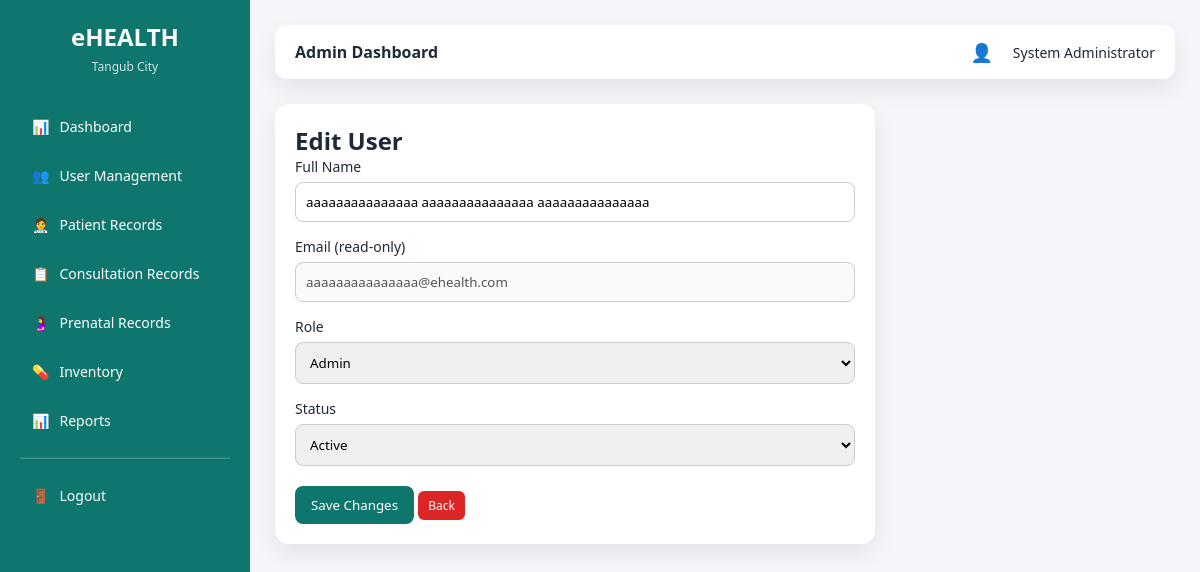
The app's page /admin/user_edit.php?id=21 (signed in) with its own data.
### tables this page shows
CREATE TABLE `users` (
  `user_id` int(11) NOT NULL,
  `full_name` varchar(100) NOT NULL,
  `email` varchar(100) NOT NULL,
  `password` varchar(255) NOT NULL,
  `role` enum('admin','staff','doctor','patient') NOT NULL,
  `status` enum('active','inactive') DEFAULT 'active',
  `created_at` timestamp NOT NULL DEFAULT current_timestamp()
);

### admin/user_edit.php (the view, shortened to what this page needs)
<?php
require_once "../config/database.php";
$id = (int)$_GET['id'];
$user = mysqli_fetch_assoc(mysqli_query($conn, "SELECT * FROM users WHERE user_id=$id"));
?>
<!DOCTYPE html>
<html>
<head>
<link rel="stylesheet" href="../assets/css/ui.css">
</head>
<body>
<div class="layout">
<?php require_once "../layouts/sidebar.php"; ?>
<main class="main">
<?php require_once "../layouts/topbar.php"; ?>
<div class="card" style="max-width:600px;">
<h2>Edit User</h2>
<form method="POST" action="user_update.php">
<div class="form-group">
    <label>Full Name</label>
    <input type="text" name="full_name" value="<?= htmlspecialchars($user['full_name']) ?>" required>
</div>
<div class="form-group">
    <label>Email (read-only)</label>
    <input type="email" value="<?= htmlspecialchars($user['email']) ?>" disabled>
</div>
<div class="form-group">
    <label>Role</label>
    <select name="role">
        <option value="admin" <?= $user['role']=='admin'?'selected':'' ?>>Admin</option>
    </select>
</div>
<div class="form-group">
    <label>Status</label>
    <select name="status">
        <option value="active" <?= $user['status']=='active'?'selected':'' ?>>Active</option>
    </select>
</div>
<div style="margin-top:20px;">
    <button class="btn-primary">Save Changes</button>
    <a href="users.php" class="btn btn-danger">Back</a>
</div>
</form>
</div>
</main>
</div>
</body>
</html>

### assets/css/ui.css (style rules this page uses)
:root { --primary: #0f766e; --primary-dark: #115e59; --background: #f4f6f9; --card-bg: #ffffff; --text-dark: #1f2937; --accent: #f59e0b; --danger: #dc2626; --success: #16a34a; --shadow: 0 10px 25px rgba(0,0,0,0.08); }
* { margin: 0; padding: 0; box-sizing: border-box; font-family: "Segoe UI", Tahoma, sans-serif; }
a { text-decoration: none; }
body { background: var(--background); color: var(--text-dark); }
.btn-primary { background: var(--primary); color: #fff; border: none; padding: 10px 16px; border-radius: 8px; cursor: pointer; transition: 0.2s ease; }
.btn-danger { background: var(--danger); color: #fff; border: none; padding: 10px 16px; border-radius: 8px; cursor: pointer; transition: 0.2s ease; }
.form-group { margin-bottom: 15px; }
.form-group label { display: block; margin-bottom: 6px; font-size: 14px; }
.form-group input, .form-group select { width: 100%; padding: 10px; border-radius: 8px; border: 1px solid #ccc; }
.btn { padding: 6px 10px; border-radius: 6px; font-size: 12px; text-decoration: none; margin-right: 5px; display: inline-block; }
.btn-danger { background: #dc2626; color: #fff; }
.layout { display: flex; min-height: 100vh; }
.main { flex: 1; padding: 25px; background: var(--background); overflow-y: auto; }
.card { background: #ffffff; padding: 20px; border-radius: 14px; box-shadow: var(--shadow); }

### records on screen
users: full_name "aaaaaaaaaaaaaaa aaaaaaaaaaaaaaa aaaaaaaaaaaaaaa", email "aaaaaaaaaaaaaaa@ehealth.com", role "Admin", status "Active"

### other values on screen
$role "Admin"
$full_name "System Administrator"
